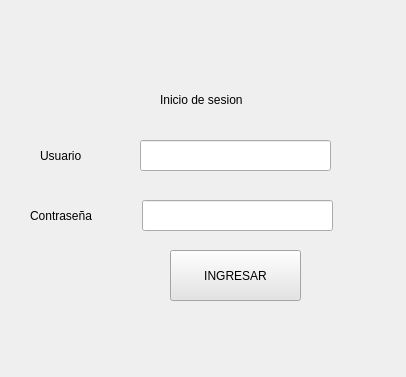
<?xml version="1.0" encoding="UTF-8"?>
<ui version="4.0">
 <class>Form</class>
 <widget class="QWidget" name="Form">
  <property name="geometry">
   <rect>
    <x>0</x>
    <y>0</y>
    <width>406</width>
    <height>377</height>
   </rect>
  </property>
  <property name="windowTitle">
   <string>Form</string>
  </property>
  <property name="styleSheet">
   <string notr="true"/>
  </property>
  <widget class="QLabel" name="label">
   <property name="geometry">
    <rect>
     <x>40</x>
     <y>140</y>
     <width>101</width>
     <height>31</height>
    </rect>
   </property>
   <property name="styleSheet">
    <string notr="true">font: 13pt &quot;Segoe UI&quot;;</string>
   </property>
   <property name="text">
    <string>Usuario</string>
   </property>
  </widget>
  <widget class="QLabel" name="label_2">
   <property name="geometry">
    <rect>
     <x>30</x>
     <y>200</y>
     <width>101</width>
     <height>31</height>
    </rect>
   </property>
   <property name="styleSheet">
    <string notr="true">font: 13pt &quot;Segoe UI&quot;;</string>
   </property>
   <property name="text">
    <string>Contraseña</string>
   </property>
  </widget>
  <widget class="QLineEdit" name="lineEdit_2">
   <property name="geometry">
    <rect>
     <x>142</x>
     <y>200</y>
     <width>191</width>
     <height>31</height>
    </rect>
   </property>
  </widget>
  <widget class="QLineEdit" name="lineEdit_3">
   <property name="geometry">
    <rect>
     <x>140</x>
     <y>140</y>
     <width>191</width>
     <height>31</height>
    </rect>
   </property>
  </widget>
  <widget class="QLabel" name="label_3">
   <property name="geometry">
    <rect>
     <x>160</x>
     <y>90</y>
     <width>171</width>
     <height>20</height>
    </rect>
   </property>
   <property name="styleSheet">
    <string notr="true">font: 15pt &quot;Segoe UI&quot;;</string>
   </property>
   <property name="text">
    <string>Inicio de sesion</string>
   </property>
  </widget>
  <widget class="QPushButton" name="pushButton">
   <property name="geometry">
    <rect>
     <x>170</x>
     <y>250</y>
     <width>131</width>
     <height>51</height>
    </rect>
   </property>
   <property name="styleSheet">
    <string notr="true">background-color: #E5E3E4;
font: 700 12pt &quot;Segoe UI&quot;;
font: 700 italic 12pt &quot;Segoe UI&quot;;</string>
   </property>
   <property name="text">
    <string>INGRESAR</string>
   </property>
  </widget>
 </widget>
 <resources/>
 <connections/>
</ui>
